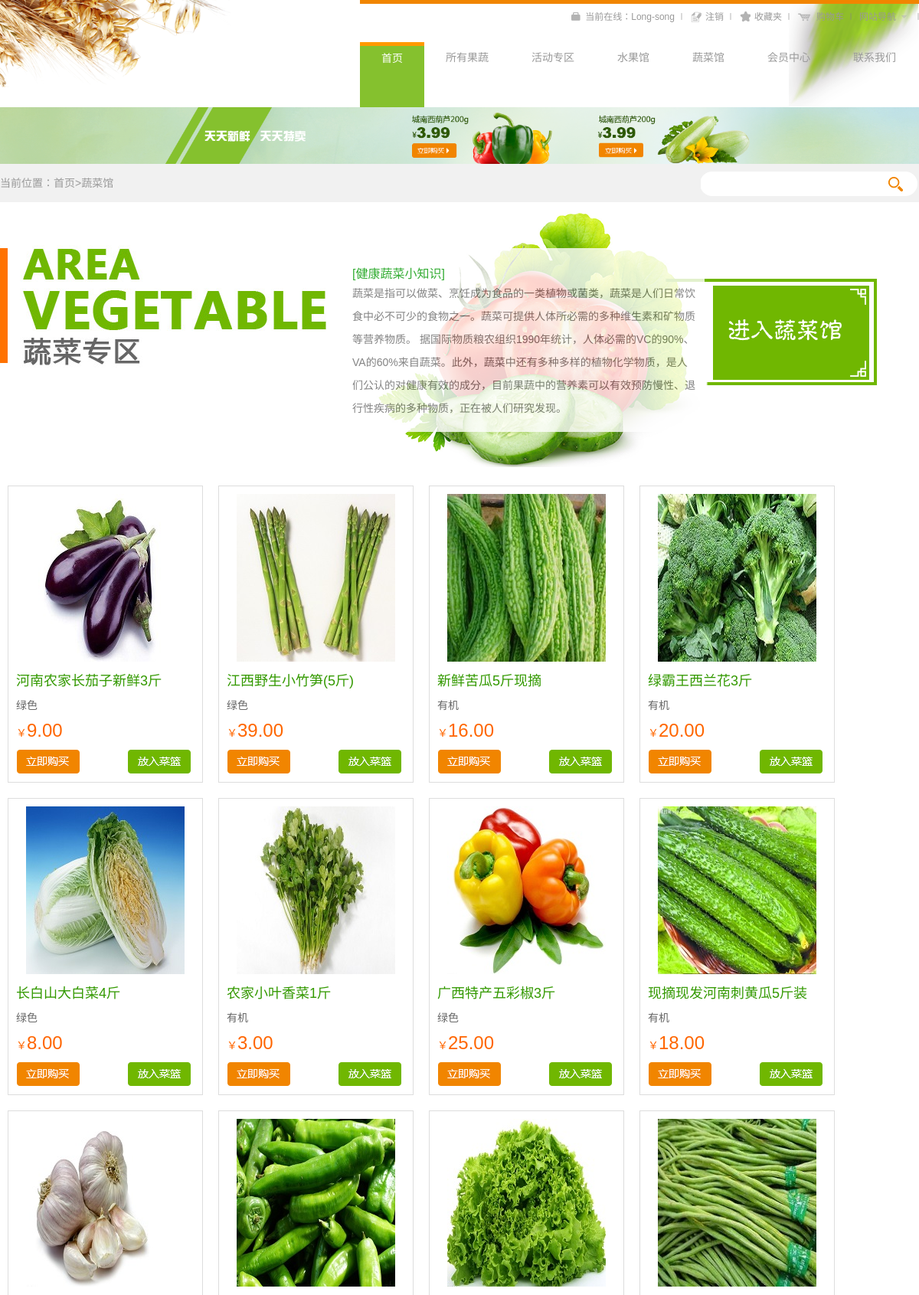
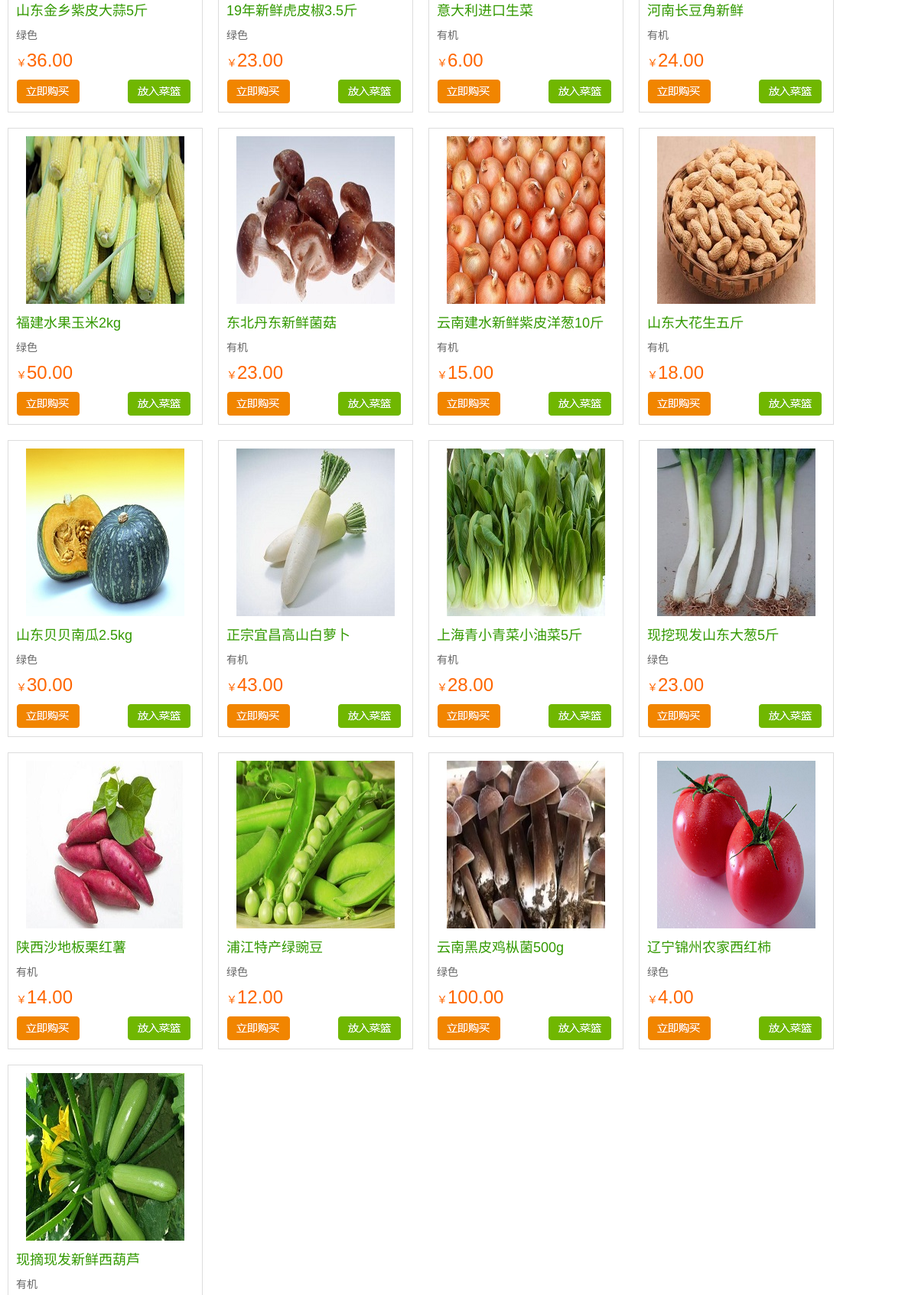
/integral_app/products_list/ (signed in, upper part), run on the app's committed database (2 pictures, top to bottom).
### integral_app/models.py (models this page shows, shortened)
class Pro_sku(models.Model):
    image = models.ImageField(upload_to='static/images', default='images/product_AD_07.png', null=True, verbose_name='商品图片')
    name = models.CharField(max_length=50, verbose_name='商品名(规格)')
    title = models.CharField(max_length=100, verbose_name='标签')
    price = models.DecimalField(max_digits=10, decimal_places=2, verbose_name='本店价')
    cost_price = models.DecimalField(max_digits=10, decimal_places=2, verbose_name='市场价')
    stock = models.IntegerField(default=0, verbose_name='库存')
    sales = models.IntegerField(default=0, verbose_name='销量')
    type = models.ForeignKey(Pro_Type, on_delete=models.CASCADE)
    comments = models.IntegerField(default=0, verbose_name='评价数')
    is_putaway = models.BooleanField(default=True, verbose_name='是否上架销售')
    class Meta:
        db_table = 'Pro_sku'
        verbose_name = '商品SKU'
        verbose_name_plural = verbose_name

### integral_app/views.py (the view)
# urls.py: path('products_list/', views.products_list, name='products_list'),  # 访问蔬菜馆页面
def products_list(request):
    vegetables = Pro_sku.objects.exclude(type_id=1)
    return render(request, 'integral_app/Product-List.html',{'vegetables':vegetables})

### templates/integral_app/Product-List.html (shortened to what this page needs)
{% load static %}
<!DOCTYPE html PUBLIC "-//W3C//DTD XHTML 1.0 Transitional//EN"
        "http://www.w3.org/TR/xhtml1/DTD/xhtml1-transitional.dtd">
<html xmlns="http://www.w3.org/1999/xhtml">
<head>
    <link href="{% static 'css/css.css' %}" rel="stylesheet" type="text/css"/>
    <link href="{% static 'css/common.css' %}" rel="stylesheet" type="text/css"/>
    <link href="{% static 'css/font-awesome.min.css' %}" rel="stylesheet" type="text/css"/>
</head>
<body>
<div class="top_header">
    <em class="left_img"></em>
    <div class="header clearfix" id="header">
        <a href="#" class="logo_img"><img src="{% static 'images/logo.png' %}"/></a>
        <div class="header_Section">
            <div class="shortcut">
                <ul>
                    {% if request.session.is_login %}
                        <li class="hd_menu_tit"><em class="login_img"></em><a
                                href="{% url 'user_info' %}">当前在线：{{ request.session.user_username }}</a></li>
                        <li class="hd_menu_tit"><em class="registered_img"></em><a href="{% url 'logout' %}">注销</a></li>
                    {% else %}
                        <li class="hd_menu_tit"><em class="login_img"></em><a href="{% url 'login' %}">登录</a></li>
                        <li class="hd_menu_tit"><em class="registered_img"></em><a href="{% url 'registered' %}">注册</a>
                        </li>
                    {% endif %}
                    <li class="hd_menu_tit"><em class="Collect_img"></em><a href="{% url 'user_collect' %}">收藏夹</a></li>
                    <li class="hd_menu_tit"><em class="cart_img"></em><a href="{% url 'shopping_cart' %}">购物车</a></li>
                    <li class="hd_menu_tit list_name" data-addclass="hd_menu_hover"><a href="#">网站导航</a><em
                            class="navigation_img"></em>
                    </li>
                </ul>
            </div>
            <div class="nav" id="Navigation">
                <ul class="Navigation_name">
                    <li class=""><a href="{% url 'index' %}">首页</a></li>
                    <li class=""><a href="{% url 'integral' %}">所有果蔬</a></li>
                    <li class=""><a href="{% url 'group_buy' %}">活动专区</a></li>
                    <li class=""><a href="{% url 'products' %}">水果馆</a></li>
                    <li class=""><a href="{% url 'products_list' %}">蔬菜馆</a></li>
                    <li class=""><a href="{% url 'user_info' %}">会员中心</a></li>
                    <li class=""><a href="#">联系我们</a></li>
                </ul>
            </div>
        </div>
    </div>
    <em class="right_img"></em>
</div>
<div><a href="#"><img src="../../static/images/AD_page_img_02.png" width="100%"/></a></div>
<div class="Bread_crumbs">
    <div class="Inside_pages clearfix">
        <div class="left">当前位置：<a href="#">首页</a>&gt;<a href="#">蔬菜馆</a></div>
        <div class="right Search">
            <form>
                <input name="" type="text" class="Search_Box"/>
                <input name="" type="button" name="" class="Search_btn"/>
            </form>
        </div>
    </div>
</div>
<div class="Inside_pages">
    <div class="vegetables_Forum">
        <div class="title_style">
            <div class="title_name"><a href="#"><img src="{% static 'images/vegetables_img_40.png' %}"/></a></div>
            <div class="title_info">
                <p class="title_x_name">[健康蔬菜小知识]</p>
                <p class="x_info">蔬菜是指可以做菜、烹饪成为食品的一类植物或菌类，蔬菜是人们日常饮食中必不可少的食物之一。蔬菜可提供人体所必需的多种维生素和矿物质等营养物质。
                    据国际物质粮农组织1990年统计，人体必需的VC的90%、VA的60%来自蔬菜。此外，蔬菜中还有多种多样的植物化学物质，是人们公认的对健康有效的成分，目前果蔬中的营养素可以有效预防慢性、退行性疾病的多种物质，正在被人们研究发现。</p>
            </div>
            <div class="title_img"><img src="{% static 'images/title_p_img_32.png' %}"/></div>
        </div>
        <div class="list_style">
            <ul class="clearfix">
                {% for foo in vegetables %}
                    <li class="clearfix">
                    <div class="product_lists clearfix">
                        <a href="#"><img src="{{ foo.image }}"/></a>
                        <p class="title_p_name">{{ foo.name }}</p>
                        <p class="title_Profile">{{ foo.title }}</p>
                        <p class="price"><b>￥</b>{{ foo.price }}</p>
                        <p class="btn_style"><a href="javascript;('')" class="buy_btn"></a><a href="javascript;('')"
                                                                                              class="Join_btn"></a></p>
                    </div>
                </li>
                {% endfor %}
            </ul>
        </div>
    </div>
</div>
</body>
</html>

### static/css/css.css (style rules this page uses)
.clearfix:before, .clearfix:after { content: '.'; display: block; overflow: hidden; visibility: hidden; font-size: 0; line-height: 0; width: 0; height: 0; }
.clearfix:after { clear: both; }
.clearfix { zoom: 1; }
.Inside_pages .title_style { position:relative; height:350px; }
.Inside_pages .title_style .title_name { height:140px; width:332px; position:absolute; top:100px; }
.Inside_pages .title_style .title_name img { top:50px; left:40px; position:absolute }
.Inside_pages .title_style .title_info { background:#FFF; filter: alpha(Opacity=80); opacity: .8; height:200px; left:450px; top:60px; width:450px; padding:20px 10px; position:absolute }
.Inside_pages .title_style .title_info .title_x_name { font-size:16px; color:#090 }
.Inside_pages .title_style .title_info .x_info { font-size:14px; line-height:30px; color:#666 }
.Inside_pages .title_style .title_img { position:absolute; top:50px; }
.Inside_pages .list_style { margin:10px 0px 100px 0px }
.Inside_pages .list_style li { width:275px; float:left }
.Inside_pages .list_style li .product_lists { border:1px solid #ddd; margin:10px; padding:10px; position:relative }
.Inside_pages .list_style a { display:block; text-align:center; }
.Inside_pages .list_style .title_p_name { font-size:18px; color:#390; margin:10px 0px; }
.Inside_pages .list_style .title_Profile { font-size:14px; color:#666 }
.Inside_pages .list_style .price { margin:10px 0px; font-size:24px; color:#F60 }
.Inside_pages .list_style .price b { font-size:14px; font-weight:normal }
.Inside_pages .list_style .btn_style a { background:url("../images/Complex_img.png") no-repeat; height:33px; width:88px; display:block; }
.Inside_pages .list_style .btn_style a.buy_btn { float:left }
.Inside_pages .list_style .btn_style a.Join_btn { background-position:left -32px; float:right }
.vegetables_Forum .title_style { background:url("../images/Product_bg_05.png") no-repeat }
.vegetables_Forum .title_style .title_name { right:0px; background:url(../images/vegetables_img_35.png) no-repeat }
.vegetables_Forum .title_style .title_img { left:0px; width:430px; height:190px; }
.vegetables_Forum .title_style .title_name img { top:50px; left:80px; position:absolute }

### data on the page
Pro_sku: image (picture), name "河南农家长茄子新鲜3斤", title "绿色", price "9.00"
Pro_sku: image (picture), name "江西野生小竹笋(5斤)", title "绿色", price "39.00"
Pro_sku: image (picture), name "新鲜苦瓜5斤现摘", title "有机", price "16.00"
Pro_sku: image (picture), name "绿霸王西兰花3斤", title "有机", price "20.00"
Pro_sku: image (picture), name "长白山大白菜4斤", title "绿色", price "8.00"
Pro_sku: image (picture), name "农家小叶香菜1斤", title "有机", price "3.00"
Pro_sku: image (picture), name "广西特产五彩椒3斤", title "绿色", price "25.00"
Pro_sku: image (picture), name "现摘现发河南刺黄瓜5斤装", title "有机", price "18.00"
Pro_sku: image (picture), name "山东金乡紫皮大蒜5斤", title "绿色", price "36.00"
Pro_sku: image (picture), name "19年新鲜虎皮椒3.5斤", title "绿色", price "23.00"
Pro_sku: image (picture), name "意大利进口生菜", title "有机", price "6.00"
Pro_sku: image (picture), name "河南长豆角新鲜", title "有机", price "24.00"
Pro_sku: image (picture), name "福建水果玉米2kg", title "绿色", price "50.00"
Pro_sku: image (picture), name "东北丹东新鲜菌菇", title "有机", price "23.00"
Pro_sku: image (picture), name "云南建水新鲜紫皮洋葱10斤", title "有机", price "15.00"
Pro_sku: image (picture), name "山东大花生五斤", title "有机", price "18.00"
Pro_sku: image (picture), name "山东贝贝南瓜2.5kg", title "绿色", price "30.00"
Pro_sku: image (picture), name "正宗宜昌高山白萝卜", title "有机", price "43.00"
Pro_sku: image (picture), name "上海青小青菜小油菜5斤", title "有机", price "28.00"
Pro_sku: image (picture), name "现挖现发山东大葱5斤", title "绿色", price "23.00"
Pro_sku: image (picture), name "陕西沙地板栗红薯", title "有机", price "14.00"
Pro_sku: image (picture), name "浦江特产绿豌豆", title "绿色", price "12.00"
Pro_sku: image (picture), name "云南黑皮鸡枞菌500g", title "绿色", price "100.00"
Pro_sku: image (picture), name "辽宁锦州农家西红柿", title "绿色", price "4.00"
Pro_sku: image (picture), name "现摘现发新鲜西葫芦", title "有机"

### other printed values
{{ request.session.user_username }} "Long-song"
